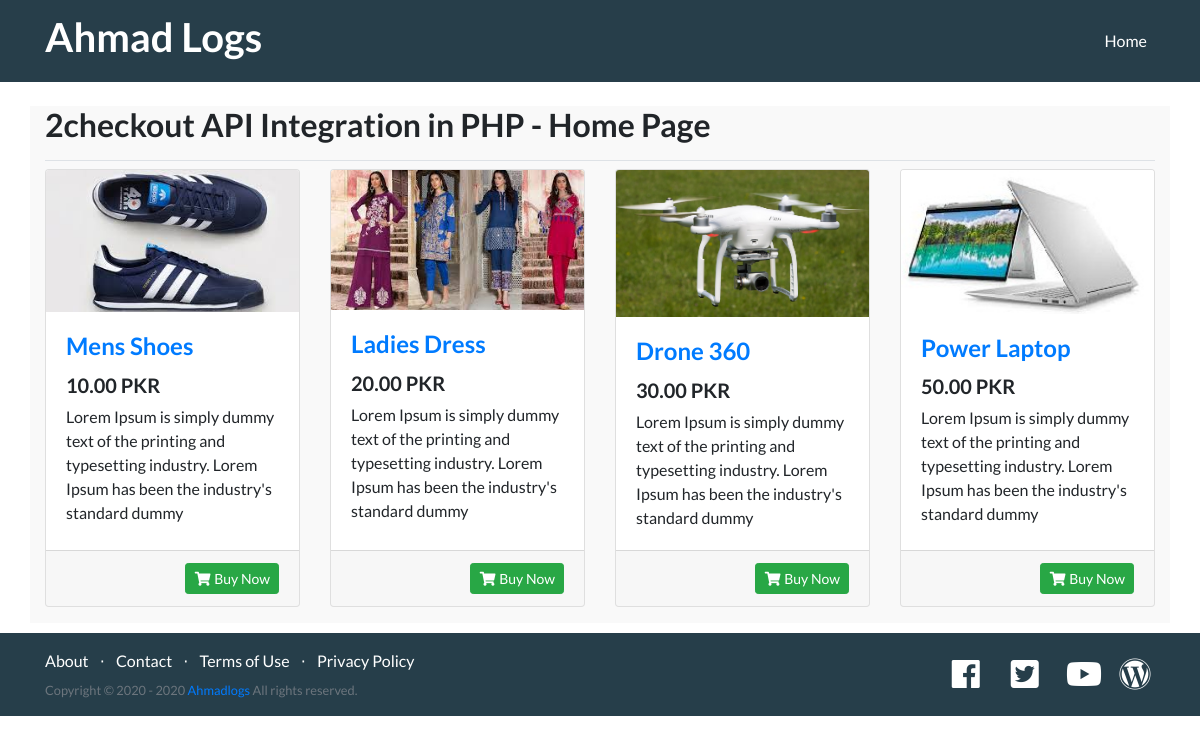
The page / on the database its author committed.
### tables this page shows
CREATE TABLE `product` (
  `product_id` int(11) NOT NULL,
  `name` varchar(255) NOT NULL,
  `description` text NOT NULL,
  `image` varchar(255) NOT NULL,
  `price` float(10,2) NOT NULL,
  `status` int(1) NOT NULL
);

### index.php (the view, shortened to what this page needs)
<?php
include_once 'include/config.php';
include("include/header.php");
?>
  <section class="showcase">
    <div class="container">
      <div class="pb-2 mt-4 mb-2 border-bottom">
        <h2><?php echo TITLE;?> - Home Page</h2>
      </div>
      <div class="row">
		<?php
			$results = $db->query("SELECT * FROM product");
		?>
		<?php while($row = $results->fetch_array()):?>
		<div class="col-lg-3 col-md-3 mb-3">
			<div class="card h-100">
				<a href="#"><img src="<?php echo BASE_URL.$row['image'];?>" alt="product 10" title="product 10" class="card-img-top"></a>
				<div class="card-body">
					<h4 class="card-title"><a href="#"><?php echo $row['name'];?></a></h4>
					<h5><?php echo $row['price'];?> PKR</h5>
					<p class="card-text"><?php echo $row['description'];?></p>
				</div>
				<div class="card-footer text-right">
					<a href="<?php echo 'checkout.php?product_id='.$row['product_id'];?>" class="add-to-cart btn-success btn btn-sm" title="Add to Cart"><i class="fa fa-shopping-cart fa-fw"></i> Buy Now</a>
				</div>
			</div>
		</div>
		<?php endwhile; ?>
    </div>
    </div>
  </section>
<?php include("include/footer.php"); ?>

### include/header.php (shortened to what this page needs)
<!DOCTYPE html>
<html lang="en">
<head>
  <link rel="stylesheet" href="https://cdnjs.cloudflare.com/ajax/libs/twitter-bootstrap/4.3.1/css/bootstrap.min.css" />
  <link rel="stylesheet" href="https://cdnjs.cloudflare.com/ajax/libs/font-awesome/5.7.2/css/all.min.css" />
  <link rel="stylesheet" href="https://cdnjs.cloudflare.com/ajax/libs/simple-line-icons/2.4.1/css/simple-line-icons.css" />
  <link href="<?php echo BASE_URL; ?>css/style.css" rel="stylesheet">
</head>
<body>
  <nav class="navbar navbar-expand-lg navbar-dark bg-dark static-top header-bg-dark" style="background: ##FFFFFF!;">
  <div class="container">
    <a class="navbar-brand font-weight-bold" href="https://www.youtube.com/channel/UCOXYfOHgu-C-UfGyDcu5sYw/"><h1>Ahmad Logs</h1></a>
    <div class="collapse navbar-collapse" id="navbarResponsive">
      <ul class="navbar-nav ml-auto">
        <li class="nav-item active">
          <a class="nav-link" href="<?php echo BASE_URL;?>">Home
              </a>
        </li>
      </ul>
    </div>
  </div>
</nav>

### include/footer.php (shortened to what this page needs)
  <footer class="footer bg-light footer-bg-dark">
    <div class="container">
      <div class="row">
        <div class="col-lg-6 h-100 text-center text-lg-left my-auto">
          <ul class="list-inline mb-2">
            <li class="list-inline-item">
              <a href="#">About</a>
            </li>
            <li class="list-inline-item">&sdot;</li>
            <li class="list-inline-item">
              <a href="#">Contact</a>
            </li>
            <li class="list-inline-item">&sdot;</li>
            <li class="list-inline-item">
              <a href="#">Terms of Use</a>
            </li>
            <li class="list-inline-item">&sdot;</li>
            <li class="list-inline-item">
              <a href="#">Privacy Policy</a>
            </li>
          </ul>
          <p class="text-muted small mb-4 mb-lg-0">Copyright &copy;  2020 - <?php echo date('Y', time());?> <a href="https://ahmadlogs.wordpress.com/">Ahmadlogs</a> All rights reserved.</p>
        </div>
        <div class="col-lg-6 h-100 text-center text-lg-right my-auto">
          <ul class="list-inline mb-0">
            <li class="list-inline-item mr-3">
              <a href="https://www.facebook.com/ahmadlogs">
                <i class="fab fa-facebook fa-2x fa-fw"></i>
              </a>
            </li>
            <li class="list-inline-item mr-3">
              <a href="https://twitter.com/ahmadlogs">
                <i class="fab fa-twitter-square fa-2x fa-fw"></i>
              </a>
            </li>
            <li class="list-inline-item">
              <a href="https://www.youtube.com/channel/UCOXYfOHgu-C-UfGyDcu5sYw/">
                <i class="fab fa-youtube fa-2x fa-fw"></i>
              </a>
            </li>
            <li class="list-inline-item">
              <a href="https://ahmadlogs.wordpress.com/">
                <i class="fab fa-wordpress fa-2x fa-fw"></i>
              </a>
            </li>
          </ul>
        </div>
      </div>
    </div>
  </footer>
</body>
</html>

### css/style.css (style rules this page uses)
body { font-family: 'Lato', 'Helvetica Neue', Helvetica, Arial, sans-serif; }
h1, h2, h3, h4, h5, h6 { font-family: 'Lato', 'Helvetica Neue', Helvetica, Arial, sans-serif; font-weight: 700; }
.header-bg-dark { background-color: #273E4A!important; }
.showcase .container { min-height: 350px; background-color: #F9F9F9; margin-top: 10px; margin-bottom: 10px; }
footer.footer { left: 0; bottom: 0; width: 100%; color: white; text-align: center; padding-top: 1rem; padding-bottom: 1rem; }
.footer-bg-dark { background-color: #263E4A!important; }
.list-inline { list-style-type: none; }
.list-inline-item a { color:#FFFFFF; }

### rows shown on the page
product: image (picture), name "Mens Shoes", price "10.00", description "Lorem Ipsum is simply dummy text of the printing and typesetting industry. Lorem Ipsum has been the industry's standard dummy"
product: image (picture), name "Ladies Dress", price "20.00", description "Lorem Ipsum is simply dummy text of the printing and typesetting industry. Lorem Ipsum has been the industry's standard dummy"
product: image (picture), name "Drone 360", price "30.00", description "Lorem Ipsum is simply dummy text of the printing and typesetting industry. Lorem Ipsum has been the industry's standard dummy"
product: image (picture), name "Power Laptop", price "50.00", description "Lorem Ipsum is simply dummy text of the printing and typesetting industry. Lorem Ipsum has been the industry's standard dummy"

### other values the page prints
TITLE "2checkout API Integration in PHP"
